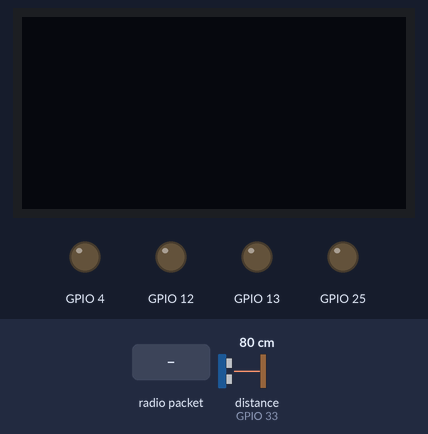
A sketch run on a simulated ESP32. On the bench: 128×64 one-colour display, output pins drawn as LEDs (lit = HIGH). Wiring (inferred from the names in the program): ultrasonic range finder: trigger GPIO 32; echo GPIO 33. Inputs (shaded band) come from the test bench; at power-on: distance to the obstacle (sensor on GPIO 33) 80 cm. The echo pulse lasts 58.3 µs per cm; the OLED is the two-colour kind (top 16 rows yellow); pins used as bus, display or sensor lines are not drawn; what the sketch prints to the serial monitor is not drawn.

Above: at 1.2 s.
1.3 s: radio packet "1" arrives
At 2.5 s:
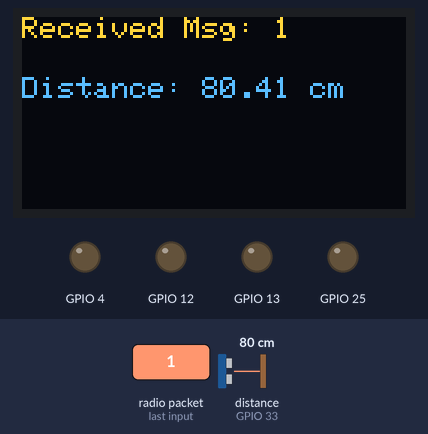
2.8 s: radio packet "0" arrives
At 3.9 s:
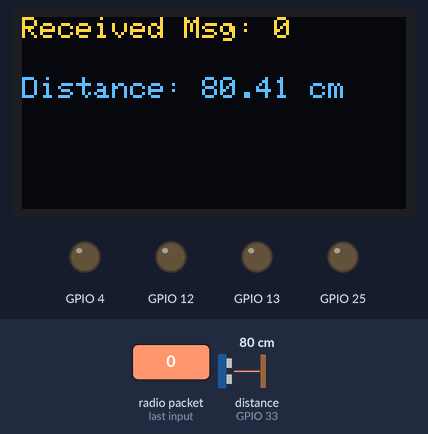
Timing chart, 0 to 5.8 s (numbered marks = the images above; inputs shaded):
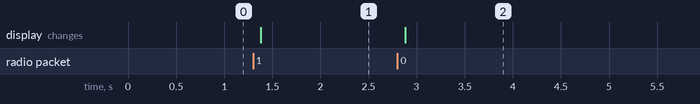

Measured:
- after the input at 1.3 s, the display: changes after 0.08 s (image 1)
- after the input at 2.8 s, the display: changes after 0.08 s (image 2)

The sketch:

tuitaMaster.ino
```cpp
/*
#include <Wire.h> // Library for I2C communication used for the OLED
#include <Adafruit_GFX.h> // Library for graphics functions
#include <Adafruit_SH110X.h>

#include <esp_now.h>

#include <WiFi.h>

#define i2c_Address 0x3c // OLED screen I2C address
#define SCREEN_WIDTH 128
#define SCREEN_HEIGHT 64
#define OLED_RESET -1

#define triger_Pin 32 // Trigger pin
#define echo_Pin 33   // Echo pin

#define MIN_DISTANCE 10

#define Motor_B1 12
#define Motor_F1 13
#define Motor_B2 4
#define Motor_F2 25

#define Resolution 8
#define Freq 1000

#define PWM_CHANNEL_B1 0
#define PWM_CHANNEL_F1 1
#define PWM_CHANNEL_B2 2
#define PWM_CHANNEL_F2 3

float speed = 0.5 ;
float space;
char command;
char reply;


// Creating an object for communication with the OLED screen
Adafruit_SH1106G display = Adafruit_SH1106G(SCREEN_WIDTH, SCREEN_HEIGHT, &Wire, OLED_RESET);

uint8_t slaveAddress[] = {0xFC, 0xE8, 0xC0, 0x91, 0x6D, 0x54};

// recv msg struct
typdef struct msgStruct
{
  string Data;
} msgStruct;


void sendCommand(char *command)
{
  esp_now_send(slaveAddress, uint8_t *command, strlen(command) + 1);
}


void OnDataRecv(const uint8_t * mac, const uint8_t *incomingData, int len) {
  memcpy(&incomingReadings, incomingData, sizeof(incomingReadings));
  Serial.print("Bytes received: ");
  Serial.println(len);
}


void OnDataSent(const uint8_t *mac_addr, esp_now_send_status_t status)
{
  Serial.print("Send Status: ");
  Serial.println(status == ESP_NOW_SEND_SUCCESS ? "Success" : "Fail");
}

float calculateDistance()
{
  // Sending the trigger signal
  digitalWrite(triger_Pin, LOW); // Resetting the trigger
  delayMicroseconds(2);          // Waiting for 2 microseconds
  digitalWrite(triger_Pin, HIGH); // Sending the trigger pulse
  delayMicroseconds(10);         // Sending a pulse for 10 microseconds
  digitalWrite(triger_Pin, LOW); // Resetting the trigger again

  // Calculating the distance
  float Duration = pulseIn(echo_Pin, 1); // Measuring the pulse duration from the echo pin
  space = Duration / 58.0;         // Calculating distance in cm based on the pulse duration

  return space;
}

void stopMotors()
{
    // Stop both motor sets
        ledcWriteChannel(PWM_CHANNEL_F1, 0);
        ledcWriteChannel(PWM_CHANNEL_F2, 0);

        ledcWriteChannel(PWM_CHANNEL_B1, 0);
        ledcWriteChannel(PWM_CHANNEL_B2, 0);
}

void moveForward()
{
    // Move forward for both motor sets
        ledcWriteChannel(PWM_CHANNEL_F1, speed*255);
        ledcWriteChannel(PWM_CHANNEL_F2, speed*255);

        ledcWriteChannel(PWM_CHANNEL_B1, 0);
        ledcWriteChannel(PWM_CHANNEL_B2, 0);
}

void displayData(String reply, float space)
{
    display.clearDisplay();               // Clear the OLED display
    display.setTextSize(1.5);             // Set text size

    // Display the replay on the first line
    display.setCursor(0, 10);             // Set cursor position
    display.print("Replay received: ");  // Print label
    display.setCursor(0, 20);             // Move cursor to the next line
    display.print(reply);               // Print the command

    // Display the distance on the second line
    display.setCursor(3, 30);             // Setting cursor position
    display.print("Distance: ");
    display.print(space);                 // Printing the distance measured by the sensor on the screen
    display.print("cm");

    display.display();                    // Update the display
}


void setup()
{
  Serial.begin(9600);

  display.setTextColor(SH110X_WHITE); // Setting font color
  display.setTextSize(1.5);  // Setting font size
  display.begin(i2c_Address, true); // Initializing the OLED screen
  display.clearDisplay();

  // Initialize the ultrasonic pins
  pinMode(triger_Pin, OUTPUT);
  pinMode(echo_Pin, INPUT);

  // Initialize the motors
  ledcAttachChannel(Motor_B1 , Freq, Resolution, PWM_CHANNEL_B1);
  ledcAttachChannel(Motor_F1 , Freq, Resolution, PWM_CHANNEL_F1);
  ledcAttachChannel(Motor_B2 , Freq, Resolution, PWM_CHANNEL_B2);
  ledcAttachChannel(Motor_F2 , Freq, Resolution, PWM_CHANNEL_F2);

   if (esp_now_init() != ESP_OK)
   {
    Serial.println("Error initializing ESP-NOW");
    return;
  }

  esp_now_register_send_cb(OnDataSent);

  esp_now_peer_info_t peerInfo = {};
  memcpy(peerInfo.peer_addr, slaveAddress, 6);

   if (esp_now_add_peer(&peerInfo) != ESP_OK)
   {
    Serial.println("Failed to add peer");
    return;
   }

}

void loop()
{

    // Check if the distance is below the minimum distance if it is send a stop signal
    space = calculateDistance();
    if (space < MIN_DISTANCE)
    {
        sendCommand("STOP");

        //Stop the motors
        stopMotors();
        reciveReply();
        displayData(reply, space);
    }
    else
    {
        sendCommand("START");

        moveForward();

        displayData(reply, space);
    }

    delay(100);

}


//שני

#include <Wire.h>
#include <Adafruit_GFX.h>
#include <Adafruit_SH110X.h>
#include <esp_now.h>
#include <WiFi.h>

#define i2c_Address 0x3c
#define SCREEN_WIDTH 128
#define SCREEN_HEIGHT 64
#define OLED_RESET -1

#define triger_Pin 32
#define echo_Pin 33

#define MIN_DISTANCE 10

#define Motor_B1 12
#define Motor_F1 13
#define Motor_B2 4
#define Motor_F2 25

#define Resolution 8
#define Freq 1000

#define PWM_CHANNEL_B1 0
#define PWM_CHANNEL_F1 1
#define PWM_CHANNEL_B2 2
#define PWM_CHANNEL_F2 3

float speed = 0.5;

Adafruit_SH1106G display = Adafruit_SH1106G(SCREEN_WIDTH, SCREEN_HEIGHT, &Wire, OLED_RESET);

uint8_t slaveAddress[] = {0xFC, 0xE8, 0xC0, 0x91, 0x6D, 0x54};

void OnDataSent(const uint8_t *mac_addr, esp_now_send_status_t status) {
  Serial.print("Send Status: ");
  Serial.println(status == ESP_NOW_SEND_SUCCESS ? "Success" : "Fail");
}

void OnDataRecv(const uint8_t *mac, const uint8_t *incomingData, int len) {
  String receivedMsg = String((char*)incomingData);
  Serial.print("Received: ");
  Serial.println(receivedMsg);
}

float calculateDistance() {
  digitalWrite(triger_Pin, LOW);
  delayMicroseconds(2);
  digitalWrite(triger_Pin, HIGH);
  delayMicroseconds(10);
  digitalWrite(triger_Pin, LOW);
  float Duration = pulseIn(echo_Pin, HIGH);
  return Duration / 58.0;
}

void stopMotors() {
  ledcWrite(PWM_CHANNEL_F1, 0);
  ledcWrite(PWM_CHANNEL_F2, 0);
  ledcWrite(PWM_CHANNEL_B1, 0);
  ledcWrite(PWM_CHANNEL_B2, 0);
}

void moveForward() {
  ledcWrite(PWM_CHANNEL_F1, speed * 255);
  ledcWrite(PWM_CHANNEL_F2, speed * 255);
  ledcWrite(PWM_CHANNEL_B1, 0);
  ledcWrite(PWM_CHANNEL_B2, 0);
}

void displayData(String message, float distance) {
  display.clearDisplay();
  display.setTextSize(1);
  display.setCursor(0, 10);
  display.print("Msg: ");
  display.println(message);
  display.setCursor(0, 30);
  display.print("Distance: ");
  display.print(distance);
  display.print(" cm");
  display.display();
}

void setup() {
  Serial.begin(9600);
  WiFi.mode(WIFI_STA);

  if (esp_now_init() != ESP_OK) {
    Serial.println("Error initializing ESP-NOW");
    return;
  }

  esp_now_register_send_cb(OnDataSent);
  esp_now_register_recv_cb(OnDataRecv);

  esp_now_peer_info_t peerInfo = {};
  memcpy(peerInfo.peer_addr, slaveAddress, 6);
  peerInfo.channel = 0;
  peerInfo.encrypt = false;

  if (esp_now_add_peer(&peerInfo) != ESP_OK) {
    Serial.println("Failed to add peer");
    return;
  }

  display.begin(i2c_Address, true);
  display.clearDisplay();

  pinMode(triger_Pin, OUTPUT);
  pinMode(echo_Pin, INPUT);

  ledcAttachPin(Motor_B1, PWM_CHANNEL_B1);
  ledcAttachPin(Motor_F1, PWM_CHANNEL_F1);
  ledcAttachPin(Motor_B2, PWM_CHANNEL_B2);
  ledcAttachPin(Motor_F2, PWM_CHANNEL_F2);
}

void loop() {
  float space = calculateDistance();
  if (space < MIN_DISTANCE) {
    const char *msg = "STOP";
    esp_now_send(slaveAddress, (uint8_t *)msg, strlen(msg));
    stopMotors();
    displayData("STOP", space);
  } else {
    const char *msg = "START";
    esp_now_send(slaveAddress, (uint8_t *)msg, strlen(msg));
    moveForward();
    displayData("START", space);
  }
  delay(100);
}
*/

//שלישי

#include <Wire.h>
#include <Adafruit_GFX.h>
#include <Adafruit_SH110X.h>
#include <esp_now.h>
#include <WiFi.h>

#define i2c_Address 0x3c
#define SCREEN_WIDTH 128
#define SCREEN_HEIGHT 64
#define OLED_RESET -1

#define triger_Pin 32
#define echo_Pin 33

#define MIN_DISTANCE 10

#define Motor_B1 12
#define Motor_F1 13
#define Motor_B2 4
#define Motor_F2 25

#define Resolution 8
#define Freq 1000

#define PWM_CHANNEL_B1 0
#define PWM_CHANNEL_F1 1
#define PWM_CHANNEL_B2 2
#define PWM_CHANNEL_F2 3

float speed = 0.5;

Adafruit_SH1106G display = Adafruit_SH1106G(SCREEN_WIDTH, SCREEN_HEIGHT, &Wire, OLED_RESET);

uint8_t slaveAddress[] = {0xFC, 0xE8, 0xC0, 0x91, 0x6D, 0x54};

esp_now_peer_info_t peerInfo = {};

String lastReceivedMsg = "";

void OnDataSent(const uint8_t *mac_addr, esp_now_send_status_t status)
{
  //Serial.print("Send Status: ");
  //Serial.println(status == ESP_NOW_SEND_SUCCESS ? "Success" : "Fail");
}

void OnDataRecv(const esp_now_recv_info *recv_info, const uint8_t *incomingData, int len)
{
  lastReceivedMsg = String((char*)incomingData);
  Serial.print("Received: ");
  Serial.println(lastReceivedMsg);
  displayData(lastReceivedMsg, calculateDistance());
}

float calculateDistance()
{
  digitalWrite(triger_Pin, LOW);
  delayMicroseconds(2);
  digitalWrite(triger_Pin, HIGH);
  delayMicroseconds(10);
  digitalWrite(triger_Pin, LOW);
  float Duration = pulseIn(echo_Pin, HIGH);
  float distance = Duration / 58.0;
  return distance;
}

void stopMotors()
{
  ledcWrite(PWM_CHANNEL_F1, 0);
  ledcWrite(PWM_CHANNEL_F2, 0);
  ledcWrite(PWM_CHANNEL_B1, 0);
  ledcWrite(PWM_CHANNEL_B2, 0);
}

void moveForward()
{
  ledcWrite(PWM_CHANNEL_F1, speed * 255);
  ledcWrite(PWM_CHANNEL_F2, speed * 255);
  ledcWrite(PWM_CHANNEL_B1, 0);
  ledcWrite(PWM_CHANNEL_B2, 0);
}

void displayData(String message, float distance)
{
  display.clearDisplay();
  display.setTextSize(1);
  display.setCursor(0, 0);
  display.print("Received Msg: ");
  display.println(message);
  display.setCursor(0, 20);
  display.print("Distance: ");
  display.print(distance);
  display.print(" cm");
  display.display();
}

void setup()
{
  WiFi.mode(WIFI_STA);

  if (esp_now_init() != ESP_OK)
  {
    Serial.println("Error initializing ESP-NOW");
    return;
  }

  esp_now_register_send_cb(OnDataSent);
  esp_now_register_recv_cb(OnDataRecv);

  memcpy(peerInfo.peer_addr, slaveAddress, 6);
  peerInfo.channel = 0;
  peerInfo.encrypt = false;

  if (esp_now_add_peer(&peerInfo) != ESP_OK)
  {
    Serial.println("Failed to add peer");
    return;
  }

  display.begin(i2c_Address, true);
  display.clearDisplay();

  pinMode(triger_Pin, OUTPUT);
  pinMode(echo_Pin, INPUT);

  ledcAttachChannel(Motor_B1 , Freq, Resolution, PWM_CHANNEL_B1);
  ledcAttachChannel(Motor_F1 , Freq, Resolution, PWM_CHANNEL_F1);
  ledcAttachChannel(Motor_B2 , Freq, Resolution, PWM_CHANNEL_B2);
  ledcAttachChannel(Motor_F2 , Freq, Resolution, PWM_CHANNEL_F2);
}

void loop()
{
  float distance = calculateDistance();
  if (distance < MIN_DISTANCE)
  {
    const char *msg = "STOP";
    esp_now_send(slaveAddress, (uint8_t *)msg, strlen(msg));
    stopMotors();
  }
  else
  {
    const char *msg = "START";
    esp_now_send(slaveAddress, (uint8_t *)msg, strlen(msg));
    moveForward();
  }

  delay(100);
}
```
